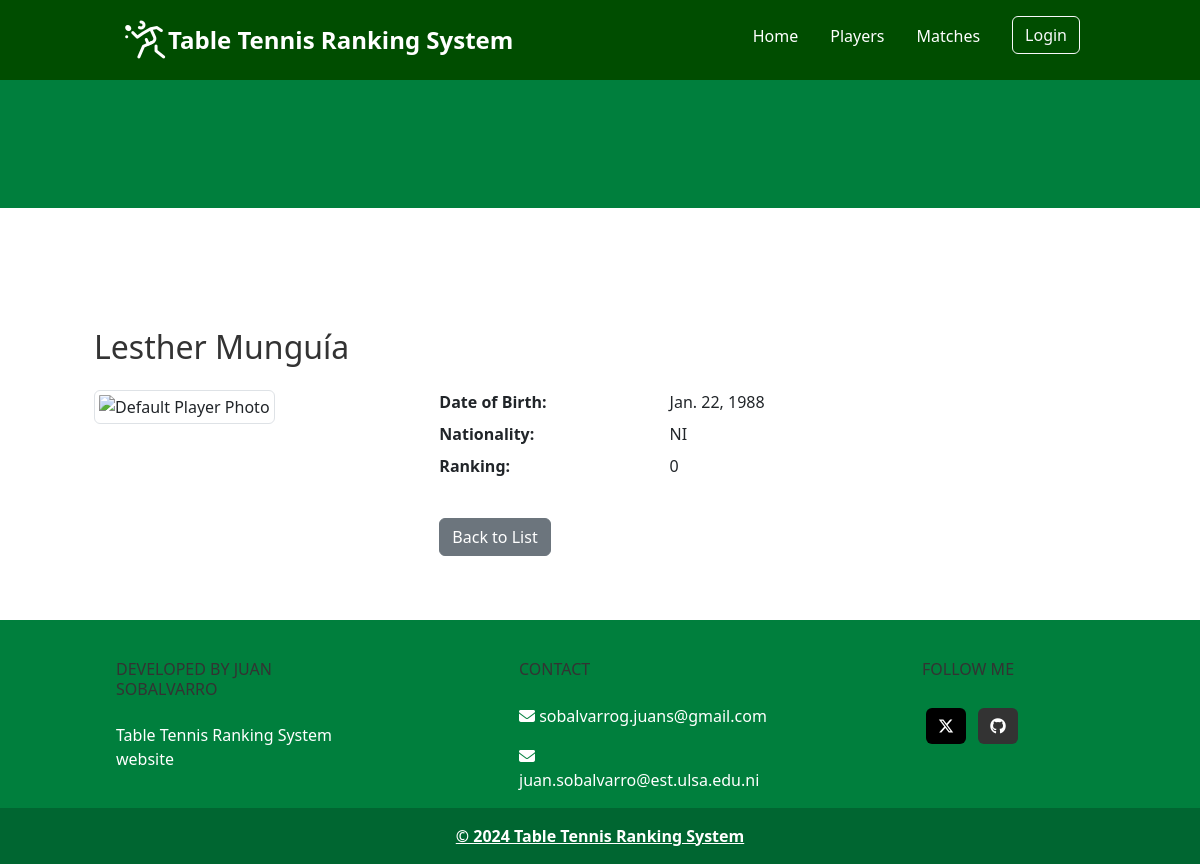
The page /players/8/ on the database its author committed.
### players/models.py (models this page shows, shortened)
class Player(models.Model):
    first_name = models.CharField(max_length=100)
    last_name = models.CharField(max_length=100)
    alias = models.CharField(max_length=100, null=True, blank=True)
    gender = models.CharField(max_length=100, null=False, blank=True, choices=GENDER_CHOICES)
    date_of_birth = models.DateField(null=True, blank=True)
    nationality = models.CharField(max_length=2, choices=COUNTRY_CHOICES)
    ranking = models.IntegerField(default=0, blank=True)
    photo = models.ImageField(upload_to=get_image_upload_path, blank=True, null=True)

### players/views.py (the view)
# urls.py: path('<int:player_id>/', views.player_detail, name='player_detail'),
def player_detail(request, player_id):
    player = get_object_or_404(Player, id=player_id)
    return render(request, 'players/player_detail.html', {'player': player})

### players/templates/players/player_detail.html
{% extends 'core/base.html' %}
{% load static %}
{% block content %}
<div class="container mt-4">
    <h2 class="mb-4">{{ player.first_name }} {{ player.last_name }}</h2>
    <div class="row">
        <div class="col-md-4">
            {% if player.photo %}
                <img src="{{ player.photo.url }}" alt="{{ player.first_name }} {{ player.last_name }}" class="img-fluid img-thumbnail" style="max-width: 100%; height: auto;">
            {% else %}
                <img src="{% static 'default_player_photo.jpg' %}" alt="Default Player Photo" class="img-fluid img-thumbnail" style="max-width: 100%; height: auto;">
            {% endif %}
        </div>
        <div class="col-md-8">
            <dl class="row">
                <dt class="col-sm-4">Date of Birth:</dt>
                <dd class="col-sm-8">{{ player.date_of_birth }}</dd>
                <dt class="col-sm-4">Nationality:</dt>
                <dd class="col-sm-8">{{ player.nationality }}</dd>
                <dt class="col-sm-4">Ranking:</dt>
                <dd class="col-sm-8">{{ player.ranking }}</dd>
            </dl>
            <a class="btn btn-secondary mt-3" href="{% url 'player_list' %}">Back to List</a>
        </div>
    </div>
</div>
{% endblock %}

### core/static/core/css/styles.css (style rules this page uses)
:root { --primary-color: #007f3d; --secondary-color: #004d00; --accent-color: #ffffff; --text-color: #333333; --border-color: #e0e0e0; }
.container { margin: auto; padding: 2rem; }
h1, h2, h3, h4, h5, h6 { color: var(--text-color); margin-top: 0; }
a { color: var(--primary-color); font-weight: bold; }

### rows shown on the page
Player: first_name "Lesther", last_name "Munguía", date_of_birth "Jan. 22, 1988", nationality "NI", ranking "0"
